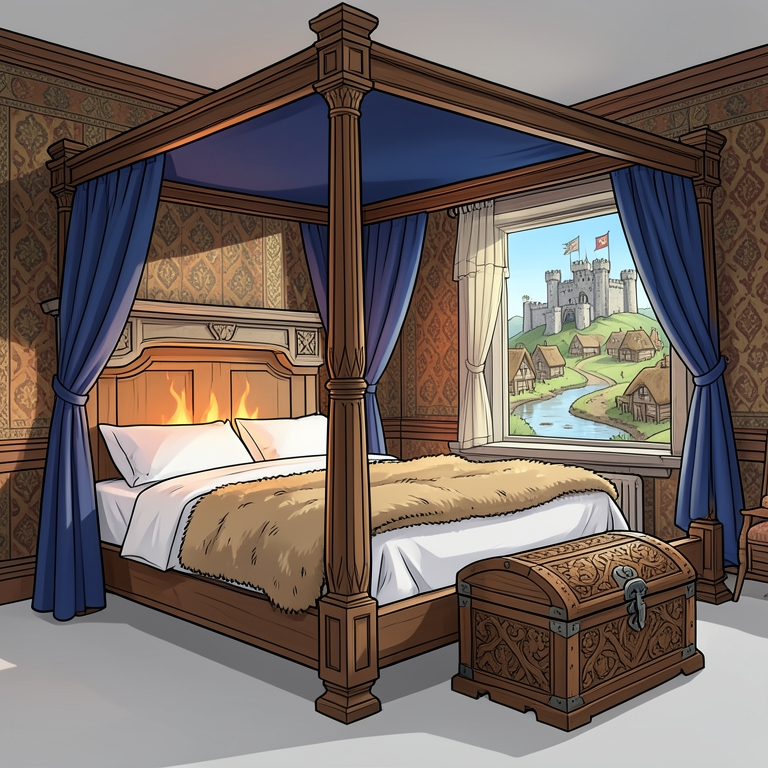
#> input picture cast/cast_bedchamber_40c2cae6.png, 768 x 768 px
$ python -i slideshow.py   (imports and definitions only)
#> lines starting #> are read from the running program, lines starting #| are printed output that depends on the picture; after the words box and inside, x2 and y2 are one past the last pixel; in counts of white or black regions, pixels touching at a corner belong together
"""The editor: turns a story's pictures and narration into a finished MrBeast-style video.

Every decision follows fixed rules, so nothing is random:
- one picture per scene, on screen exactly as long as Kai's line (+ a short breath);
- camera: every picture moves (slow push-in, pull-out or pan, alternating); shocking moments get a fast
  punch-zoom and a shake on the key word; funny moments a small bounce;
- key words (TEXT) pop up on the exact moment Kai says them, always in the same style;
- sounds: MrBeast rules (sound_events): a whoosh on every new picture, pop on words, sparkle on money, sad
  trombone on "$1", riser + boom + white flash on reveals with the music dropping out, record scratch on jokes;
- music: one track per mood (tense / funny / calm / sad / epic), at most a handful per video, crossfaded when
  the mood changes, ducked under the voice;
- loudness: voice first, everything at YouTube's -14 LUFS.

Usage:  python -m maker.slideshow STORY.txt ASSETS_DIR KIT_DIR CANDIDATES_DIR OUT_DIR
"""
from __future__ import annotations

import json
import math
import os
import shutil
import subprocess
import sys
from multiprocessing import Pool

import numpy as np
from PIL import Image, ImageFilter

from .editor import text_layer
from .script import load

W, H, FPS = 1920, 1080, 30
SR = 48000
BREATH = 0.12                  # pause after each line (MrBeast pace: almost none)
SECTION_PAUSE = 0.25           # extra pause when the music / section changes
VOICE_TEMPO = 1.06             # Kai a little faster, same pitch
VOICE_FILTER = (f"atempo={VOICE_TEMPO},highpass=f=80,"                       # energy: faster, tighter, more present
                "acompressor=threshold=-22dB:ratio=3.5:attack=4:release=60:makeup=2,"
                "equalizer=f=3200:t=q:w=1.2:g=3,equalizer=f=220:t=q:w=1:g=-1.5")
ROLE_FILE = {"hit": "hit_1.wav", "whoosh": "whoosh_4.wav", "pop": "pop_3.wav", "sting": "sting_4.wav",
             "ding": "ding_2.wav"}
ROLE_GAIN = {"hit": -5, "whoosh": -12, "pop": -11, "sting": -8, "ding": -10}
MUSIC_FOLDERS = {"tense": ["music_suspense", "music_epic"], "funny": ["music_funny", "music_comedy", "music_quirky"],
                 "calm": ["music_medieval", "music_playful"], "sad": ["music_medieval", "music_suspense"],
                 "epic": ["music_epic", "music_suspense"]}
MUSIC_DB = -20


# ---------- audio helpers ----------

# [37 lines left out: functions load_audio, clean_voice, voiced_times, not called in this run]


NUMBER_WORDS = {"1": "one", "2": "two", "3": "three", "4": "four", "5": "five", "6": "six", "7": "seven", "8": "eight",
                "9": "nine", "10": "ten", "11": "eleven", "12": "noon", "1/10": "tenth", "100%": "hundred"}


# [50 lines left out: functions _spoken_forms, word_time, phrase_starts, not called in this run]


def db(x):
    return 10 ** (x / 20)


# ---------- the plan ----------

MIN_MUSIC_RUN = 20.0          # seconds: music never changes more often than this


# [213 lines left out: functions smooth_music, make_plan, sound_events, mix, not called in this run]


# ---------- pictures and camera ----------

def ease(t):
    t = max(0.0, min(1.0, t))
    return 0.5 - 0.5 * math.cos(math.pi * t)


# [29 lines left out: function camera, not called in this run]


# ---------- the camera operator: several shots inside every picture ----------

FACE_CASCADE = None
MAX_SHOT = 1.5          # never hold one framing longer than this
MIN_SHOT = 0.7


def analyse_picture(path):
    """Where things are in a picture (shares of width/height): Kai's face, and the most eye-catching
    other spots (objects), so the editor can cut between wide, face and detail shots."""
#> called with path = '../../cast/cast_bedchamber_40c2cae6.png'
    global FACE_CASCADE
    import cv2
    if FACE_CASCADE is None:
        xml = os.path.join(os.path.dirname(os.path.dirname(os.path.abspath(__file__))), "models",
                           "lbpcascade_animeface.xml")
        FACE_CASCADE = cv2.CascadeClassifier(xml) if os.path.exists(xml) else False
    im = cv2.imread(path)
#> im is the input picture: shape (768, 768, 3); mean B, G, R 99.5, 105.7, 118
    h, w = im.shape[:2]
#> h = 768; w = 768
    face = None
    if FACE_CASCADE is not False:
        g = cv2.equalizeHist(cv2.cvtColor(im, cv2.COLOR_BGR2GRAY))
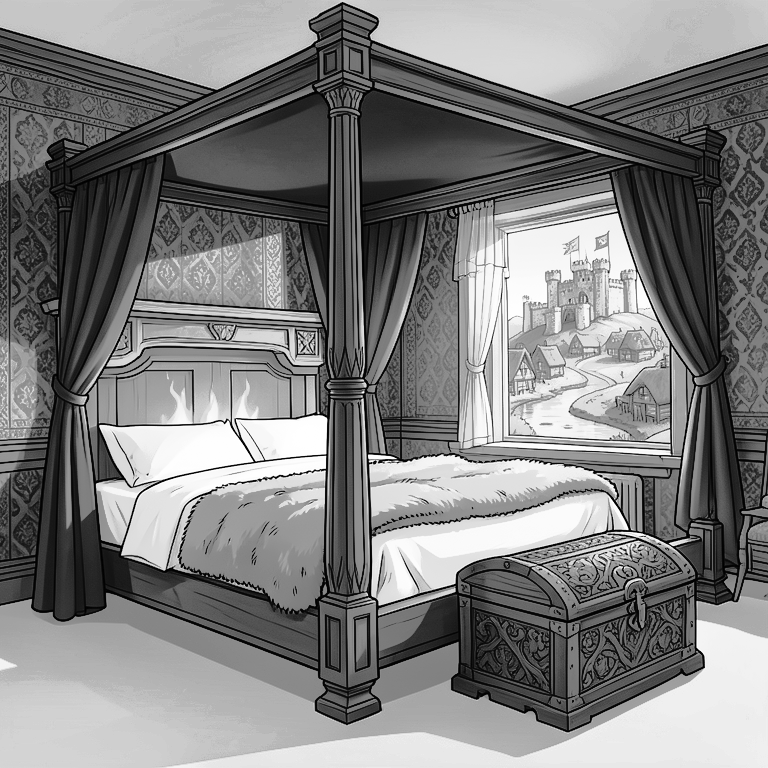
#> g: shape (768, 768); min 0, max 255, mean 128.1
        found = [tuple(r) for r in FACE_CASCADE.detectMultiScale(g, 1.05, 3, minSize=(max(24, w // 40),) * 2)]
#> found = [(182, 375, 62, 62)]
        big = cv2.resize(g, None, fx=1.6, fy=1.6)              # a second, looser look for turned faces
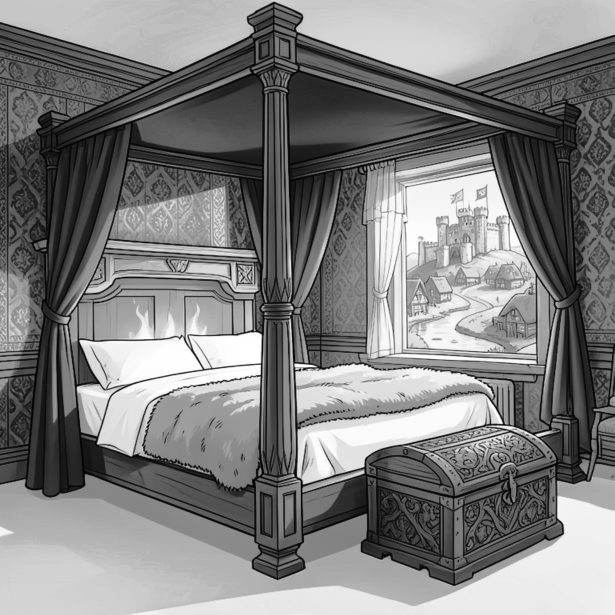
#> big: shape (1229, 1229) (shown at 1/2 size); min 0, max 255, mean 128
        found += [tuple(int(v / 1.6) for v in r) for r in FACE_CASCADE.detectMultiScale(big, 1.04, 2,
                                                                                         minSize=(40, 40))]
#> found = [(182, 375, 62, 62), (575, 630, 28, 28), (5, 396, 31, 31), (180, 373, 66, 66)]
        best, best_score = None, 0.0
        for x, y, fw, fh in found:
            patch = im[y + fh // 3:y + 2 * fh // 3, x + fw // 4:x + 3 * fw // 4].reshape(-1, 3).astype(float)
            if not len(patch):
                continue
            b_, g_, r_ = patch.mean(axis=0)
            if not (r_ > 110 and r_ > g_ > b_ * 0.9):            # must look like skin (not a cow, not a wall)
                continue
            score = (fh / h) * (1.4 - (y + fh / 2) / h)          # big, and high in the picture
            if score > best_score:
                best, best_score = (x, y, fw, fh), score
#> this loop made 4 passes
#> (x, y, fw, fh, b_, g_, r_, score) on passes 1, 4: (182, 375, 62, 62, 87.79, 162.4, 239.9, 0.0703), (180, 373, 66, 66, 87.88, 162.3, 240, 0.0749)
#> (x, y, fw, fh, b_, g_, r_) on pass 2: (575, 630, 28, 28, 34.51, 49.67, 74.02)
#> after the loop, best_score = 0.0749
        if best:
            x, y, fw, fh = best
#> x = 180; y = 373; fw = 66; fh = 66
            face = ((x + fw / 2) / w, (y + fh / 2) / h, fh / h)
#> face = (0.277, 0.529, 0.0859)
    # eye-catching spots: strong local contrast and colour, away from the face
    small = cv2.resize(im, (160, 90)).astype(np.float32)
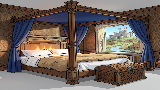
#> small: shape (90, 160, 3) float32; mean B, G, R 99.3, 105.5, 117.7
    blur = cv2.GaussianBlur(small, (0, 0), 6)
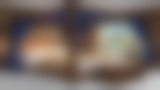
#> blur: shape (90, 160, 3) float32; mean B, G, R 98.9, 105.1, 117.3
    sal = np.abs(small - blur).sum(axis=2) + 0.4 * cv2.cvtColor(small.astype(np.uint8), cv2.COLOR_BGR2HSV)[:, :, 1]
    sal = cv2.GaussianBlur(sal, (0, 0), 5)
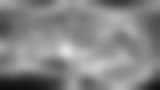
#> sal: shape (90, 160) float64; min 15.16, max 227.3, mean 133
    if face:                                           # a detail shot never lands on Kai's body or legs
        fx, fy, fs = int(face[0] * 160), int(face[1] * 90), max(6, int(face[2] * 90))
#> fx = 44; fy = 47; fs = 7
        sal[max(0, fy - fs):, max(0, fx - 2 * fs):fx + 2 * fs] = 0
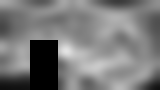
#> sal: shape (90, 160) float64; 9.72% of pixels changed, all inside (x1, y1, x2, y2) = (30, 40, 58, 90)
    spots = []
    for _ in range(2):
        yy, xx = np.unravel_index(np.argmax(sal), sal.shape)
        cx, cy = (xx + 0.5) / 160, (yy + 0.5) / 90
        spots.append((cx, cy))
        sal[max(0, yy - 22):yy + 22, max(0, xx - 40):xx + 40] = 0
        if face:
            fx, fy = int(face[0] * 160), int(face[1] * 90)
            sal[max(0, fy - 20):fy + 20, max(0, fx - 30):fx + 30] = 0
#> this loop made 2 passes
#> (yy, xx, cx, cy, fx, fy) on passes 1 to 2: (51, 66, 0.416, 0.572, 44, 47), (64, 106, 0.666, 0.717, 44, 47)
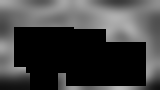
#> sal: shape (90, 160) float64; min 0, max 185.3, mean 63.3
#> after the loop, spots = [(0.416, 0.572), (0.666, 0.717)]
    return {"face": face, "spots": spots}


# [229 lines left out: functions plan_shots, framing, render_scene, thumbnails, upload_text, build, not called in this run]


# [2 lines not run here, left out]

>>> result = analyse_picture('../../cast/cast_bedchamber_40c2cae6.png')
#> result = {'face': (0.277, 0.529, 0.0859), 'spots': [(0.416, 0.572), (0.666, 0.717)]}

$ run again, on cast/cast_cook_d8039fd8.png
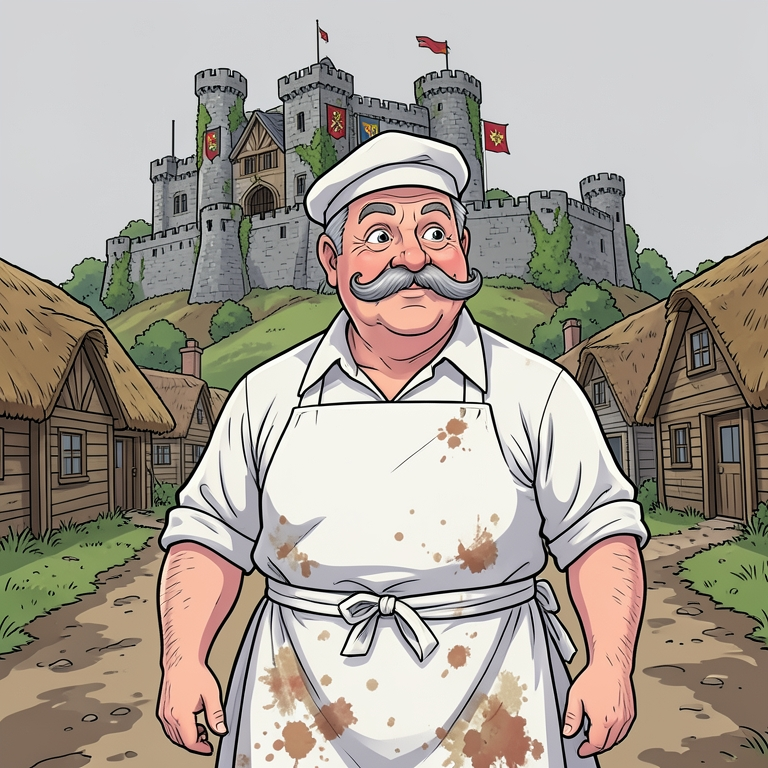
#> input picture cast/cast_cook_d8039fd8.png, 768 x 768 px
#> in analyse_picture, im is the input picture: shape (768, 768, 3); mean B, G, R 149.4, 159.8, 167.9
#> in analyse_picture, `found = [tuple(r) for r in FACE_CASCADE.detectMultiScale(g, 1.05, 3, m..`: found = []
#> in analyse_picture, `found += [tuple(int(v / 1.6) for v in r) for r in FACE_CASCADE.detectM..`: found = [(409, 216, 40, 40)]
#> the loop in analyse_picture, `for x, y, fw, fh in found:` made 1 pass
#> (x, y, fw, fh, b_, g_, r_, score) on pass 1: (409, 216, 40, 40, 152.5, 157.6, 177.1, 0.0569)
#> after the loop in analyse_picture, `for x, y, fw, fh in found:`: best_score = 0.0569
#> in analyse_picture, `x, y, fw, fh = best`: x = 409; y = 216; fw = 40
#> face = (0.559, 0.307, 0.0521)
#> in analyse_picture, `fx, fy, fs = int(face[0] * 160), int(face[1] * 90), max(6, int(face[2]..`: fx = 89; fy = 27; fs = 6
#> in analyse_picture, `sal[max(0, fy - fs):, max(0, fx - 2 * fs):fx + 2 * fs] = 0`:
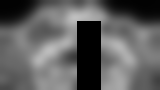
#> sal: shape (90, 160) float64; min 0, max 191.5, mean 95.7
#> the loop in analyse_picture, `for _ in range(2):` made 2 passes
#> (yy, xx, cx, cy, fx, fy) on passes 1 to 2: (17, 75, 0.472, 0.194, 89, 27), (50, 49, 0.309, 0.561, 89, 27)
#> after the loop in analyse_picture, `for _ in range(2):`:
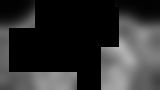
#> sal: shape (90, 160) float64; min 0, max 180.3, mean 48.6
#> after the loop in analyse_picture, `for _ in range(2):`: spots = [(0.472, 0.194), (0.309, 0.561)]
#> result = {'face': (0.559, 0.307, 0.0521), 'spots': [(0.472, 0.194), (0.309, 0.561)]}

$ run again, on cast/cast_cow_fa2de850.png
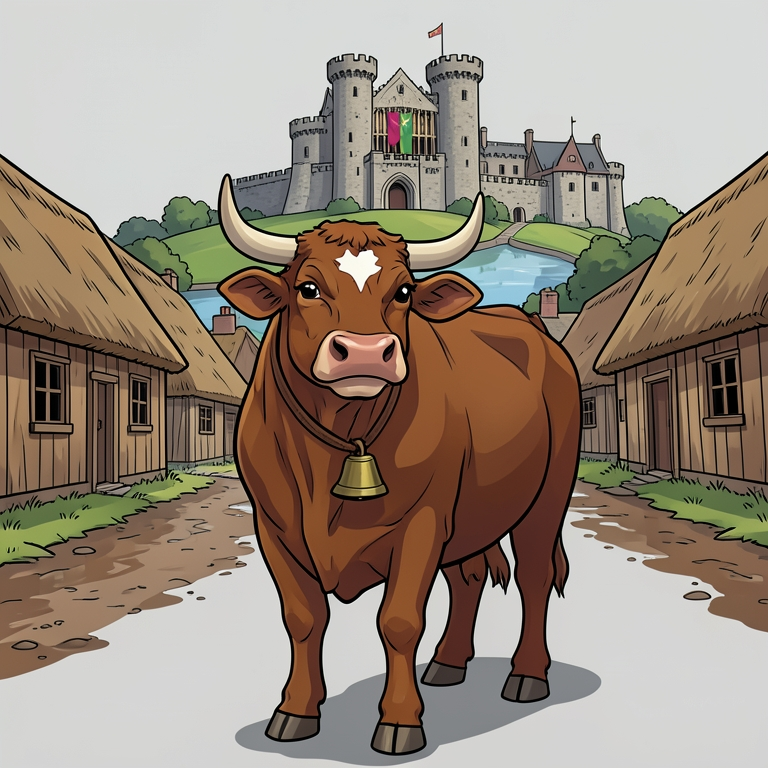
#> input picture cast/cast_cow_fa2de850.png, 768 x 768 px
#> in analyse_picture, im is the input picture: shape (768, 768, 3); mean B, G, R 125.5, 139.3, 152.9
#> in analyse_picture, `found = [tuple(r) for r in FACE_CASCADE.detectMultiScale(g, 1.05, 3, m..`: found = []
#> in analyse_picture, `found += [tuple(int(v / 1.6) for v in r) for r in FACE_CASCADE.detectM..`: found = [(350, 610, 29, 29)]
#> the loop in analyse_picture, `for x, y, fw, fh in found:` made 1 pass
#> (x, y, fw, fh, b_, g_, r_, score) on pass 1: (350, 610, 29, 29, 210.7, 212.7, 213, 0.0222)
#> after the loop in analyse_picture, `for x, y, fw, fh in found:`: best_score = 0.0222
#> in analyse_picture, `x, y, fw, fh = best`: x = 350; y = 610; fw = 29
#> face = (0.475, 0.813, 0.0378)
#> in analyse_picture, `fx, fy, fs = int(face[0] * 160), int(face[1] * 90), max(6, int(face[2]..`: fx = 75; fy = 73; fs = 6
#> in analyse_picture, `sal[max(0, fy - fs):, max(0, fx - 2 * fs):fx + 2 * fs] = 0`:
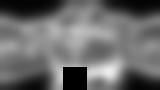
#> sal: shape (90, 160) float64; min 0, max 238.1, mean 106.3
#> the loop in analyse_picture, `for _ in range(2):` made 2 passes
#> (yy, xx, cx, cy, fx, fy) on passes 1 to 2: (71, 108, 0.678, 0.794, 75, 73), (31, 78, 0.491, 0.35, 75, 73)
#> after the loop in analyse_picture, `for _ in range(2):`:
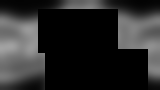
#> sal: shape (90, 160) float64; min 0, max 162.5, mean 42.3
#> after the loop in analyse_picture, `for _ in range(2):`: spots = [(0.678, 0.794), (0.491, 0.35)]
#> result = {'face': (0.475, 0.813, 0.0378), 'spots': [(0.678, 0.794), (0.491, 0.35)]}
